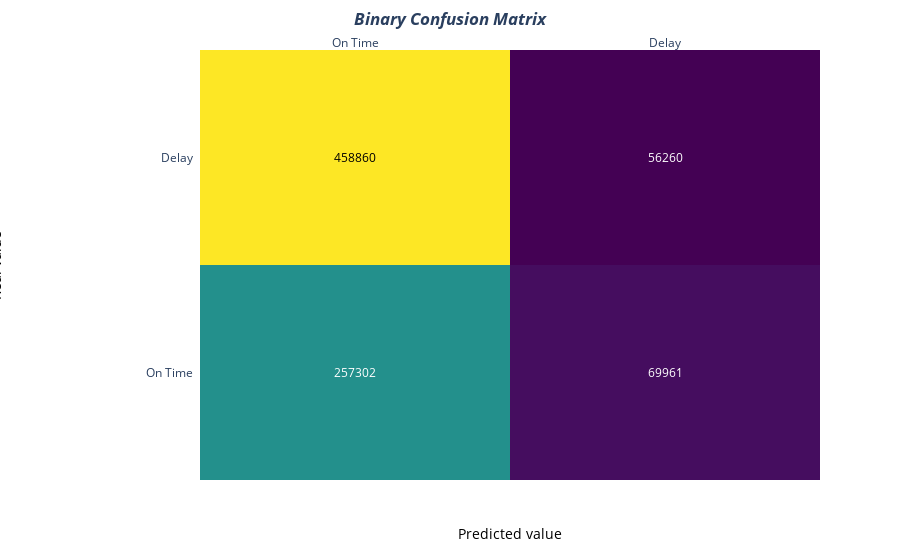

Here is the notebook cell this chart was saved with:
### Markdown cell above
## 2-Category Confusion Matrixes

### Code cell
import plotly.figure_factory as ff

z = [[257302, 69961],
 [458860, 56260]]

x = ['On Time', 'Delay']
y =  ['On Time', 'Delay']

# change each element of z to type string for annotations
z_text = [[str(y) for y in x] for x in z]

# set up figure 
fig = ff.create_annotated_heatmap(z, x=x, y=y, annotation_text=z_text, colorscale='Viridis')

# add title
fig.update_layout(title_text='<i><b>Binary Confusion Matrix</b></i>', title_x=0.5
                  #xaxis = dict(title='x'),
                  #yaxis = dict(title='x')
                 )

# add custom xaxis title
fig.add_annotation(dict(font=dict(color="black",size=14),
                        x=0.5,
                        y=-0.15,
                        showarrow=False,
                        text="Predicted value",
                        xref="paper",
                        yref="paper"))

# add custom yaxis title
fig.add_annotation(dict(font=dict(color="black",size=14),
                        x=-0.35,
                        y=0.5,
                        showarrow=False,
                        text="Real value",
                        textangle=-90,
                        xref="paper",
                        yref="paper"))

# adjust margins to make room for yaxis title
fig.update_layout(margin=dict(t=50, l=200))

# add colorbar
fig.show()

### Figure 1 — Plotly figure (JSON) as saved in the notebook; plotly's stock layout.template omitted (floating-point values rounded to 4 significant figures)
{"data": [{"colorscale": [[0, "#440154"], [0.1111, "#482878"], [0.2222, "#3e4989"], [0.3333, "#31688e"], [0.4444, "#26828e"], [0.5556, "#1f9e89"], [0.6667, "#35b779"], [0.7778, "#6ece58"], [0.8889, "#b5de2b"], [1, "#fde725"]], "reversescale": false, "showscale": false, "type": "heatmap", "x": ["On Time", "Delay"], "y": ["On Time", "Delay"], "z": [[257302, 69961], [458860, 56260]]}], "layout": {"annotations": [{"font": {"color": "#FFFFFF"}, "showarrow": false, "text": "257302", "x": "On Time", "xref": "x", "y": "On Time", "yref": "y"}, {"font": {"color": "#FFFFFF"}, "showarrow": false, "text": "69961", "x": "Delay", "xref": "x", "y": "On Time", "yref": "y"}, {"font": {"color": "#000000"}, "showarrow": false, "text": "458860", "x": "On Time", "xref": "x", "y": "Delay", "yref": "y"}, {"font": {"color": "#FFFFFF"}, "showarrow": false, "text": "56260", "x": "Delay", "xref": "x", "y": "Delay", "yref": "y"}, {"font": {"color": "black", "size": 14}, "showarrow": false, "text": "Predicted value", "x": 0.5, "xref": "paper", "y": -0.15, "yref": "paper"}, {"font": {"color": "black", "size": 14}, "showarrow": false, "text": "Real value", "textangle": -90, "x": -0.35, "xref": "paper", "y": 0.5, "yref": "paper"}], "margin": {"l": 200, "t": 50}, "title": {"text": "<i><b>Binary Confusion Matrix</b></i>", "x": 0.5}, "xaxis": {"dtick": 1, "gridcolor": "rgb(0, 0, 0)", "side": "top", "ticks": ""}, "yaxis": {"dtick": 1, "ticks": "", "ticksuffix": "  "}}}
